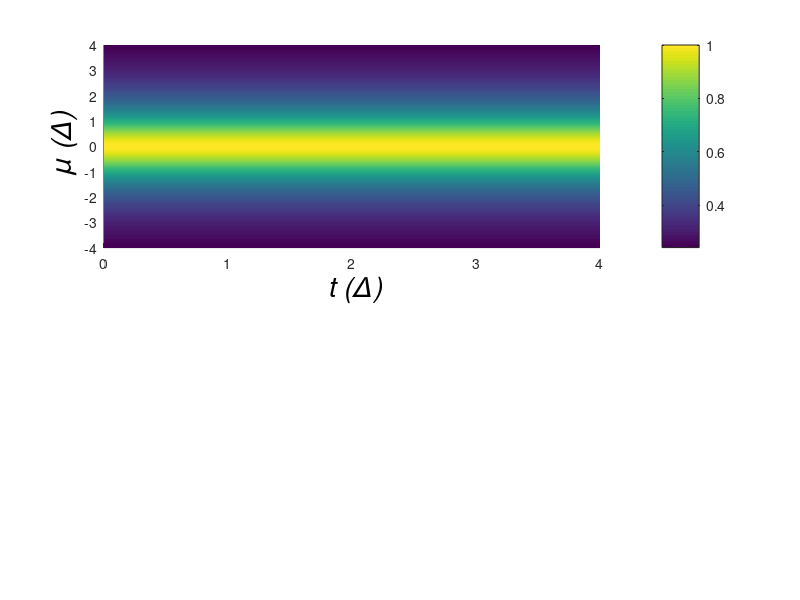

This figure's MATLAB source: (Note: this script raises an error after producing the figure.)

Delta_MP = 1;
mu_MP = linspace(-4, 4, 101);
tau_MP = linspace(0, 4, 101);

%--------------------------------------------------------------------------

%GRÁFICA SUPERIOR
[X1, Y1] = meshgrid(tau_MP, mu_MP);
M = (1./sqrt(1+Y1.^2));

subplot(2,1,1) % Primer cuadro arriba
surfc(tau_MP/Delta_MP, mu_MP/Delta_MP, M);
view(2);
shading interp;
xticks([0 1 2 3 4]);
yticks([-4 -3 -2 -1 0 1 2 3 4]);
zticks([0 1]);
xlabel('\sl t (\Delta)', 'FontSize', 20,'Color', 'k');
ylabel('\sl \mu (\Delta)', 'FontSize', 20,'Color', 'k');
c = colorbar;
clim([0 1]);
c.Ticks = [0 1];
c.Label.String = '|M|';
c.Label.FontAngle = 'italic';
c.Label.FontName = 'Times New Roman';
c.FontSize = 20;
%----------------------Customizamos la escala de color---------------------
% Número de colores
n = 256;

% Primer subplot: 0 → azul oscuro, 1 → amarillo
ax1 = subplot(2,1,1);

% Fijar escala de color de 0 a 1
caxis([0 1]);

% Colormap: azul oscuro → amarillo
blue = [0, 0, 1];
yellow = [1, 1, 0.2];
cmap1 = [linspace(blue(1), yellow(1), n)', ...
         linspace(blue(2), yellow(2), n)', ...
         linspace(blue(3), yellow(3), n)'];
colormap(ax1, cmap1);

ax1.TickDir = 'out'; % 'in' (por defecto) o 'out'

ax1.FontSize = 18;         % cambia tamaño de los números de X e Y

%-------------------------------------------------------------------------
box on;
grid on;
xLimits = xlim;
yLimits = ylim;
% Dibuja el marco negro
%rectangle('Position', [xLimits(1), yLimits(1), ...
%                       diff(xLimits), diff(yLimits)], ...
%
%           'EdgeColor', 'k', 'LineWidth', 2);

% title('$\mathrm{MP}$', ...
%       'Interpreter', 'latex', ...
%       'FontSize', 15);
hold on;

%--------------------------------------------------------------------------

%GRÁFICA INFERIOR
[X2, Y2] = meshgrid(tau_MP, mu_MP);
deltaE = sqrt(Delta_MP.^2+Y2.^2)-X2;
subplot(2,1,2) % Segundo cuadro abajo
surfc(tau_MP/Delta_MP, mu_MP/Delta_MP, deltaE/Delta_MP);
view(2);
shading interp;

xticks([0 1 2 3 4]);
yticks([-4 -3 -2 -1 0 1 2 3 4]);
zticks([-4 -2 2 4]);
xlabel('\sl t (\Delta)', 'FontSize', 20,'Color', 'k');
ylabel('\sl \mu (\Delta)', 'FontSize', 20,'Color', 'k');
c = colorbar;
clim([-4 4]);
c.Ticks = [-4 -2 2 4];
c.Label.String = '\deltaE_0 (\Delta)';
c.Label.FontAngle = 'italic';
c.Label.FontName = 'Times New Roman';
%c.FontWeight = 'bold';
c.FontSize = 20;

%----------------------Customizamos la escala de color---------------------
ax2 = subplot(2,1,2);

% Fijar escala de color de -4 a 4
caxis([-4 4]);

% Colormap: púrpura → blanco → rojo
purple = [0.5, 0, 0.5];
white = [1, 1, 1];
red = [1, 0, 0];

half1 = [linspace(purple(1), white(1), n/2)', ...
         linspace(purple(2), white(2), n/2)', ...
         linspace(purple(3), white(3), n/2)'];

half2 = [linspace(white(1), red(1), n/2)', ...
         linspace(white(2), red(2), n/2)', ...
         linspace(white(3), red(3), n/2)'];

cmap2 = [half1; half2];
colormap(ax2, cmap2);
ax2.FontSize = 18;         % cambia tamaño de los números de X e Y
ax2.TickDir = 'out'; % 'in' (por defecto) o 'out'
%-------------------------------------------------------------------------

box on;
grid on;

xLimits = xlim;
yLimits = ylim;

% Dibuja el marco negro
%rectangle('Position', [xLimits(1), yLimits(1), ...
%                      diff(xLimits), diff(yLimits)], ...
%         'EdgeColor', 'k', 'LineWidth', 2);
% title('$\mathrm{\delta E_{0}} = E_{0}^{odd}-E_{0}^{even}$','Interpreter', 'latex', 'FontSize', 15);
hold off;


